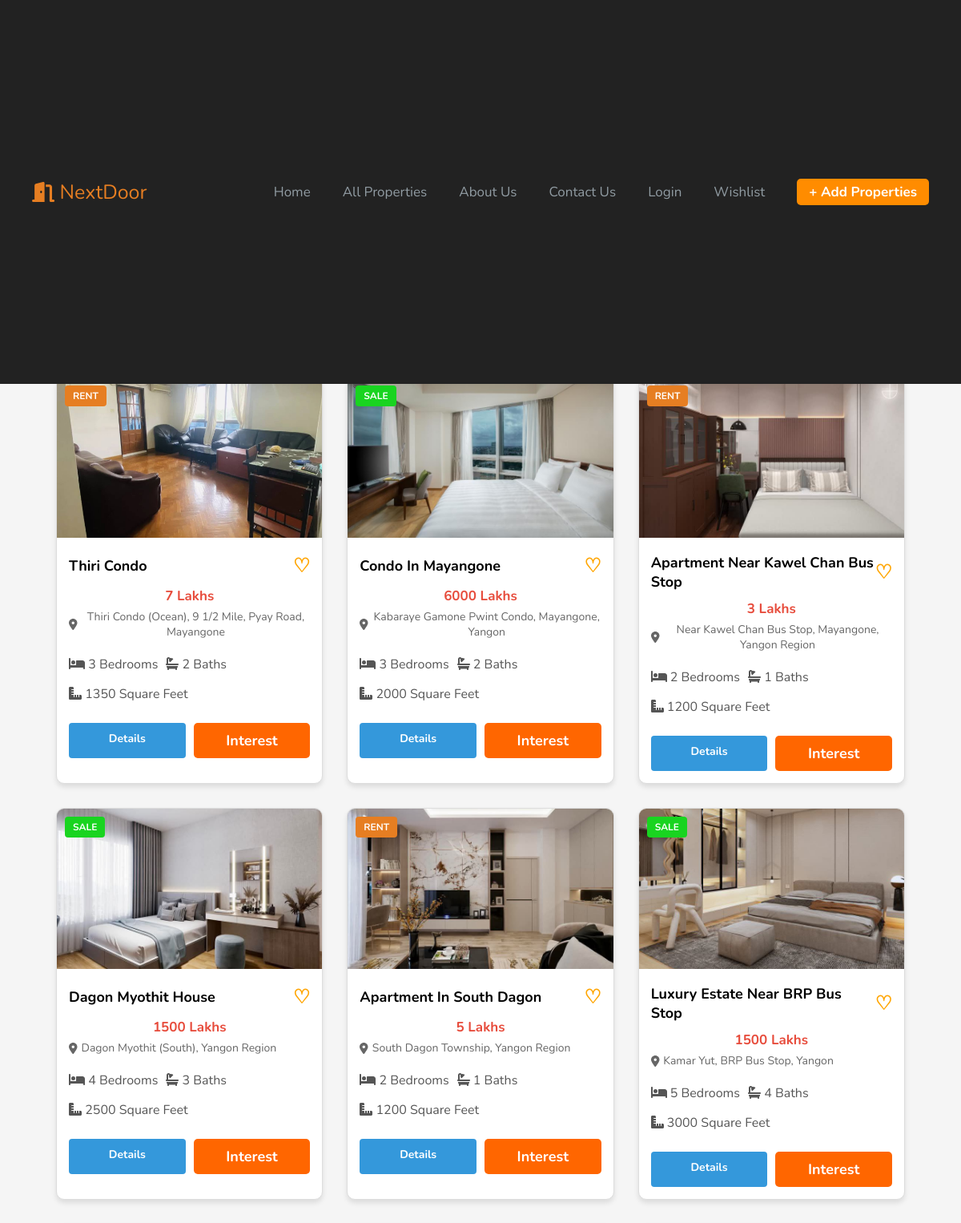
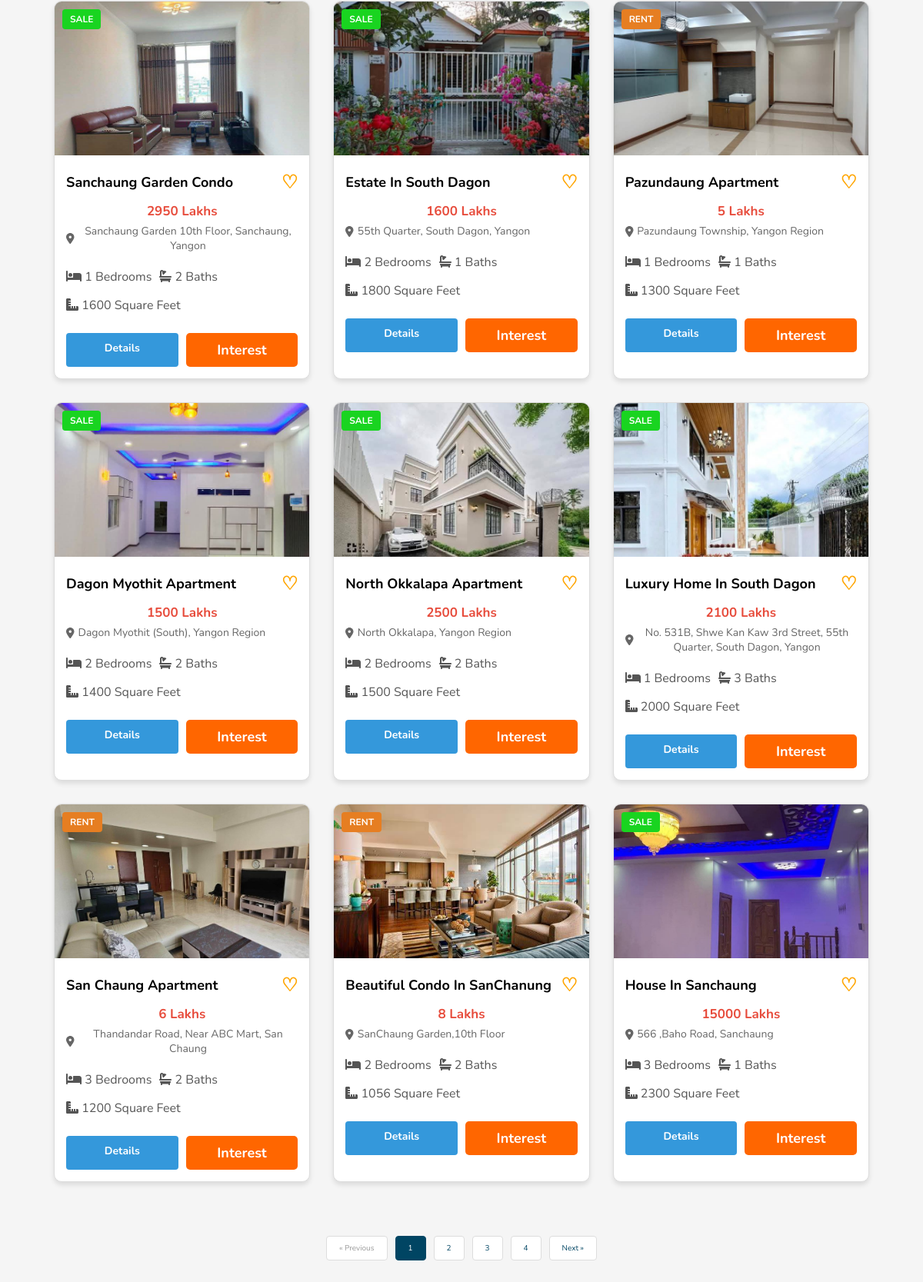
The app's page /MainPage/properties.php with its own data (2 pictures, top to bottom).
### tables this page shows
CREATE TABLE `property_details` (
  `id` int(11) NOT NULL,
  `title` varchar(255) NOT NULL,
  `location` varchar(255) NOT NULL,
  `township` enum('Hlaing','Lanmadaw','Sanchaung','Kamaryut','Dagon','Mayangone','South Dagon','North Dagon','North Okkalapa','South Okkalapa','Kyi Myin Tine','Pazundaung','Bahan','Hlaing Tharyar') NOT NULL,
  `size` int(11) DEFAULT NULL,
  `beds` int(11) NOT NULL,
  `baths` int(11) NOT NULL,
  `price` decimal(10,0) DEFAULT NULL,
  `features` text NOT NULL,
  `description` text NOT NULL,
  `type` enum('Sale','Rent') NOT NULL DEFAULT 'Sale',
  `moderation_status` enum('Pending','Approved','Rejected') NOT NULL DEFAULT 'Pending',
  `created_at` timestamp NOT NULL DEFAULT current_timestamp(),
  `category` enum('Apartment','Condo','House') NOT NULL DEFAULT 'Apartment',
  `transaction_img` varchar(255) DEFAULT NULL,
  `phone` varchar(15) DEFAULT NULL,
  `user_email` varchar(255) DEFAULT NULL
);

### MainPage/properties.php (the view, shortened to what this page needs)
<?php
include("header.php");
?>
<!DOCTYPE html>
<html lang="en">
<head>
<body>
    <section class="property">
        <div class="banner">
            <p>Property Listings</p>
        </div>
        <div class="container">
            <?php
            include 'connect.php';
            $properties_per_page = 15;
            $current_page = isset($_GET['page']) ? (int)$_GET['page'] : 1;
            $offset = ($current_page - 1) * $properties_per_page;
            $total_query = "SELECT COUNT(DISTINCT p.id) as total FROM property_details p WHERE p.moderation_status = 'approved'";
            $total_result = $conn->query($total_query);
            $total_row = $total_result->fetch_assoc();
            $total_properties = $total_row['total'];
            $total_pages = ceil($total_properties / $properties_per_page);
            $sql = "SELECT p.*, pi.image
                   FROM property_details p
                   LEFT JOIN property_images pi ON p.id = pi.property_id
                   WHERE p.moderation_status = 'approved'
                   GROUP BY p.id
                   LIMIT $properties_per_page OFFSET $offset";
            $result = $conn->query($sql);
            while ($row = $result->fetch_assoc()) {
                $interestPage = isset($_SESSION['email']) ? 'user_info.php' : 'login.php';
                $isWishlisted = false;
                echo '<div class="card">
                    <div class="image">
                        <span class="tag ' . ((strtolower($row["type"]) === 'rent') ? 'rent' : '') . '">' . $row["type"] . '</span>
                        <img src="Img/' . htmlspecialchars($row["image"]) . '" alt="' . htmlspecialchars($row["title"]) . '">
                    </div>
                    <div class="card-content">
                        <h3>' . htmlspecialchars($row["title"]) . '
                            <div class="heart ' . ($isWishlisted ? 'filled' : '') . '" onclick="toggleWishlist(' . $row["id"] . ', this)"></div>
                        </h3>
                        <p class="price">' . htmlspecialchars($row["price"]) . ' Lakhs</p>
                        <p class="location"><i class="fas fa-map-marker-alt"></i> ' . htmlspecialchars($row["location"]) . '</p>
                        <div class="features">
                            <span><i class="fa fa-bed"></i> ' . htmlspecialchars($row["beds"]) . ' Bedrooms</span>
                            <span><i class="fas fa-bath"></i> ' . htmlspecialchars($row["baths"]) . ' Baths</span>
                            <span><i class="fas fa-ruler-combined"></i> ' . htmlspecialchars($row["size"]) . ' Square Feet</span>
                        </div>
                        <div class="btn-container">
                            <a href="propertydetail.php?id=' . htmlspecialchars($row["id"]) . '" class="btn details-btn">Details</a>
                            <a href="' . $interestPage . '?property_id=' . htmlspecialchars($row["id"]) . '" class="btn interest-btn">Interest</a>
                        </div>
                    </div>
                </div>';
            }
            ?>
        </div>
        <div class="pagination">
            <?php
            if ($current_page > 1) {
                echo '<a href="?page=' . ($current_page - 1) . '">&laquo; Previous</a>';
            } else {
                echo '<span class="disabled">&laquo; Previous</span>';
            }
            for ($i = 1; $i <= $total_pages; $i++) {
                if ($i == $current_page) {
                    echo '<span class="active">' . $i . '</span>';
                } else {
                    echo '<a href="?page=' . $i . '">' . $i . '</a>';
                }
            }
            if ($current_page < $total_pages) {
                echo '<a href="?page=' . ($current_page + 1) . '">Next &raquo;</a>';
            } else {
                echo '<span class="disabled">Next &raquo;</span>';
            }
            ?>
        </div>
    </section>
</body>

### MainPage/header.php (shortened to what this page needs)
<!DOCTYPE html>
<html lang="en">
<head>
</head>
<body>
    <header class="header">
        <a href="home.php" class="logo"><i class="fas fa-door-open"></i>&nbsp;NextDoor</a>
        <nav class="navbar" id="navbar">
            <a href="home.php">Home</a>
            <a href="properties.php">All Properties</a>
            <a href="aboutus.php">About Us</a>
            <a href="contactus.php">Contact Us</a>
            <?php
            if (isset($_SESSION['email'])) {
                $userEmail = $_SESSION['email'];
                $userName = isset($_SESSION['username']) ? $_SESSION['username'] : 'User';
                echo '<a href="wishlist.php">Wishlist</a>';
                echo '<a href="myproperties.php">My Properties</a>';
                echo '<a href="addproperties.php" class="add-properties">+ Add Properties</a>';
                echo '<a href="logout.php"><i class="fas fa-sign-out-alt"></i></a>';
                if ($userEmail == "nextdoor101r@gmail.com") {
                    echo '<a href="/Real%20Estate/panel/admin/" class="user-profile" style="text-decoration:none"><i class="fas fa-user"></i> <span>' . $userName . '</span></a>';
                } else {
                    echo '<a href="userprofile.php" class="user-profile"><i class="fas fa-user"></i> <span>' . $userName . '</span></a>';
                }
            } else {
                echo '<a href="login.php">Login</a>';
                echo '<a href="wishlist.php">Wishlist</a>';
                echo '<a href="login.php" class="add-properties">+ Add Properties</a>';
            }
            ?>
        </nav>
    </header>
</body>
</html>

### MainPage/header.php (style rules this page uses)
:root { --text-shadow: .3rem .3rem 0 rgba(0, 0, 0, .2); --black: #000; --blue: #42586e; --light-color: rgb(145, 156, 163); }
* { font-family: Nunito; margin: 0; padding: 0; box-sizing: border-box; outline: none; border: none; text-transform: capitalize; }
html { font-size: 62.5%; overflow-x: hidden; scroll-behavior: smooth; scroll-padding-top: 7rem; }
h3 { font-size: 2em; margin-bottom: 10px; text-align: left; }
p { text-align: center; font-size: 2em; color: #666; }
.header { position: fixed; top: 0; left: 0; right: 0; z-index: 1000; display: flex; align-items: center; justify-content: space-between; background-color: #222222; height: 15%; padding: 10px 40px; }
.header .logo { font-size: 2.5rem; color: #E67E22; text-decoration: none; display: flex; align-items: center; }
.header .navbar { display: flex; align-items: center; gap: 2rem; }
.header .navbar a { font-size: 1.7rem; color: var(--light-color); margin-left: 2rem; text-decoration: none; }
.add-properties { padding: 5px 15px; background-color: darkorange; color: white !important; border: none; border-radius: 5px; font-weight: bold; cursor: pointer; }

### MainPage/properties.php (style rules this page uses)
body { background-color: #f5f5f5; }
.container { margin: 50px; padding: 20px; display: flex; flex-wrap: wrap; justify-content: center; gap: 30px; padding: 20px; }
.card { flex: 1 1 calc(33.33% - 20px); max-width: calc(33.33% - 20px); background: #fff; border: 1px solid #ddd; border-radius: 10px; box-shadow: 0 4px 6px rgba(0, 0, 0, 0.1); overflow: hidden; transition: transform 0.2s; }
.card img { width: 100%; height: 200px; object-fit: cover; }
.card-content { padding: 15px; }
.card-content h3 { font-size: 18px; display: flex; justify-content: space-between; align-items: center; }
.price { font-size: 17px; font-weight: bold; color: #e74c3c; margin-bottom: 5px; }
.location { font-size: 14px; color: #666; margin-bottom: 10px; display: flex; align-items: center; gap: 5px; }
.features { display: flex; flex-wrap: wrap; gap: 10px; font-size: 14px; color: #555; }
.btn-container { display: flex; gap: 10px; margin-top: 16px; }
.image { position: relative; }
.tag { position: absolute; top: 10px; left: 10px; background: #19d420; color: white; padding: 5px 10px; border-radius: 4px; font-size: 1.2em; font-weight: bold; text-transform: uppercase; }
.tag.rent { background: #e67e22; }
.btn { flex: 1; text-align: center; padding: 10px; border-radius: 4px; text-decoration: none; font-size: 14px; color: white; font-weight: bold; transition: background 0.3s; }
.details-btn { background-color: #3498db; }
.interest-btn { background-color: #e67e22; }
.heart { font-size: 24px; color: orange; cursor: pointer; transition: color 0.3s ease-in-out; }
.heart::before { content: '\2661'; }
.features { margin: 20px 0; font-size: 16px; }
.features span { display: block; margin-bottom: 5px; }
.interest-btn { display: block; width: 100%; padding: 10px; background-color: #ff6600; color: white; font-size: 18px; text-align: center; border: none; border-radius: 5px; cursor: pointer; }
.banner { position: relative; overflow: hidden; display: flex; align-items: center; justify-content: center; text-align: center; color: white; height: 50vh; width: 100%; }
.banner::before { content: ""; position: absolute; top: 0; left: 0; width: 100%; height: 100%; background: url('img/pBanner2.jpg') center/cover no-repeat; opacity: 0.5; }
.banner p { top: 20px; color: #004563; z-index: 1; font-size: 4rem; font-weight: bold; padding-top: 2.5em; text-shadow: .3rem .3rem 0 rgba(0, 0, 0, .2); }
.pagination { display: flex; justify-content: center; align-items: center; margin: 30px 0; gap: 10px; }
.pagination a, .pagination span { padding: 8px 16px; text-decoration: none; background-color: #fff; border: 1px solid #ddd; color: #004563; border-radius: 4px; transition: all 0.3s ease; }
.pagination .active { background-color: #004563; color: white; border-color: #004563; }
.pagination .disabled { color: #999; cursor: not-allowed; }

### records on screen
property_details: type "RENT", shows a picture, title "Thiri Condo", price "7", location "Thiri Condo (Ocean), 9 1/2 Mile, Pyay Road, Mayangone", beds "3", baths "2", size "1350"
property_details: type "SALE", shows a picture, title "Condo In Mayangone", price "6000", location "Kabaraye Gamone Pwint Condo, Mayangone, Yangon", beds "3", baths "2", size "2000"
property_details: type "RENT", shows a picture, title "Apartment Near Kawel Chan Bus Stop", price "3", location "Near Kawel Chan Bus Stop, Mayangone, Yangon Region", beds "2", baths "1", size "1200"
property_details: type "SALE", shows a picture, title "Dagon Myothit House", price "1500", location "Dagon Myothit (South), Yangon Region", beds "4", baths "3", size "2500"
property_details: type "RENT", shows a picture, title "Apartment In South Dagon", price "5", location "South Dagon Township, Yangon Region", beds "2", baths "1", size "1200"
property_details: type "SALE", shows a picture, title "Luxury Estate Near BRP Bus Stop", price "1500", location "Kamar Yut, BRP Bus Stop, Yangon", beds "5", baths "4", size "3000"
property_details: type "SALE", shows a picture, title "Sanchaung Garden Condo", price "2950", location "Sanchaung Garden 10th Floor, Sanchaung, Yangon", beds "1", baths "2", size "1600"
property_details: type "SALE", shows a picture, title "Estate In South Dagon", price "1600", location "55th Quarter, South Dagon, Yangon", beds "2", baths "1", size "1800"
property_details: type "RENT", shows a picture, title "Pazundaung Apartment", price "5", location "Pazundaung Township, Yangon Region", beds "1", baths "1", size "1300"
property_details: type "SALE", shows a picture, title "Dagon Myothit Apartment", price "1500", location "Dagon Myothit (South), Yangon Region", beds "2", baths "2", size "1400"
property_details: type "SALE", shows a picture, title "North Okkalapa Apartment", price "2500", location "North Okkalapa, Yangon Region", beds "2", baths "2", size "1500"
property_details: type "SALE", shows a picture, title "Luxury Home In South Dagon", price "2100", location "No. 531B, Shwe Kan Kaw 3rd Street, 55th Quarter, South Dagon, Yangon", beds "1", baths "3", size "2000"
property_details: type "RENT", shows a picture, title "San Chaung Apartment", price "6", location "Thandandar Road, Near ABC Mart, San Chaung", beds "3", baths "2", size "1200"
property_details: type "RENT", shows a picture, title "Beautiful Condo In SanChanung", price "8", location "SanChaung Garden,10th Floor", beds "2", baths "2", size "1056"
property_details: type "SALE", shows a picture, title "House In Sanchaung", price "15000", location "566 ,Baho Road, Sanchaung", beds "3", baths "1", size "2300"
